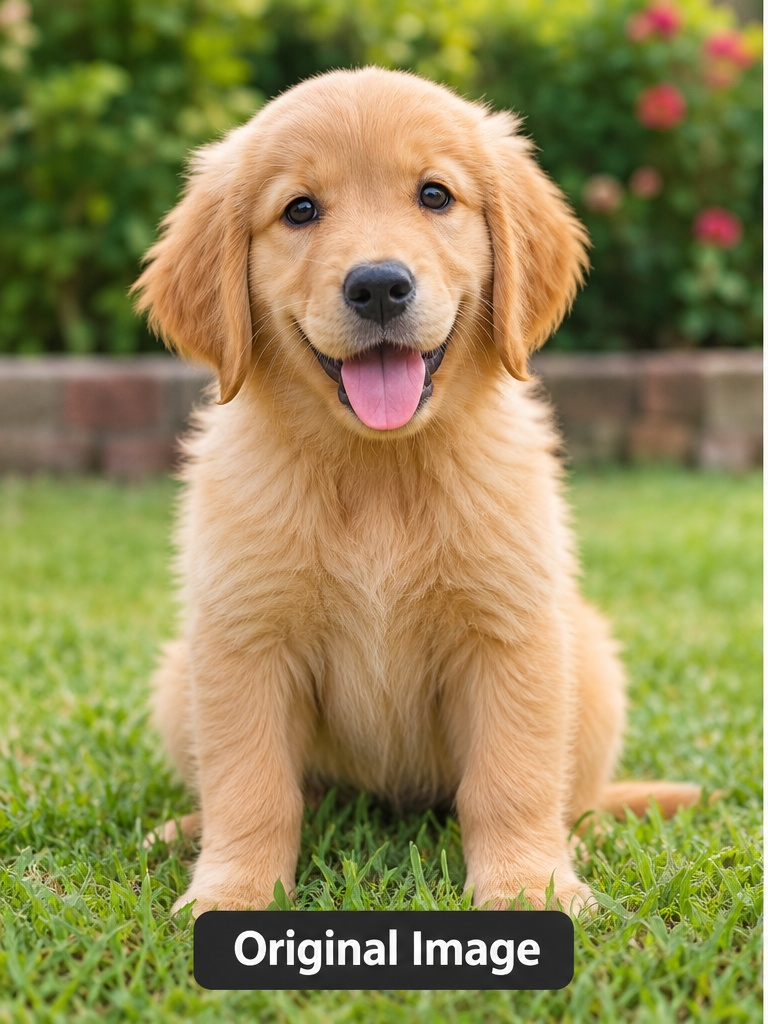
#> input picture Lab Experimets/Experiment 11/image.jpg, 768 x 1024 px
$ python experiment11.py
#> lines starting #> are read from the running program, lines starting #| are printed output that depends on the picture
import cv2

# Read the image
img = cv2.imread("image.jpg")
#> img is the input picture: shape (1024, 768, 3); mean B, G, R 83.9, 137.5, 146.4

if img is None:
    print("Error: Image not found!")
else:
    # Rotate the image 180 degrees
    rotated = cv2.rotate(img, cv2.ROTATE_180)
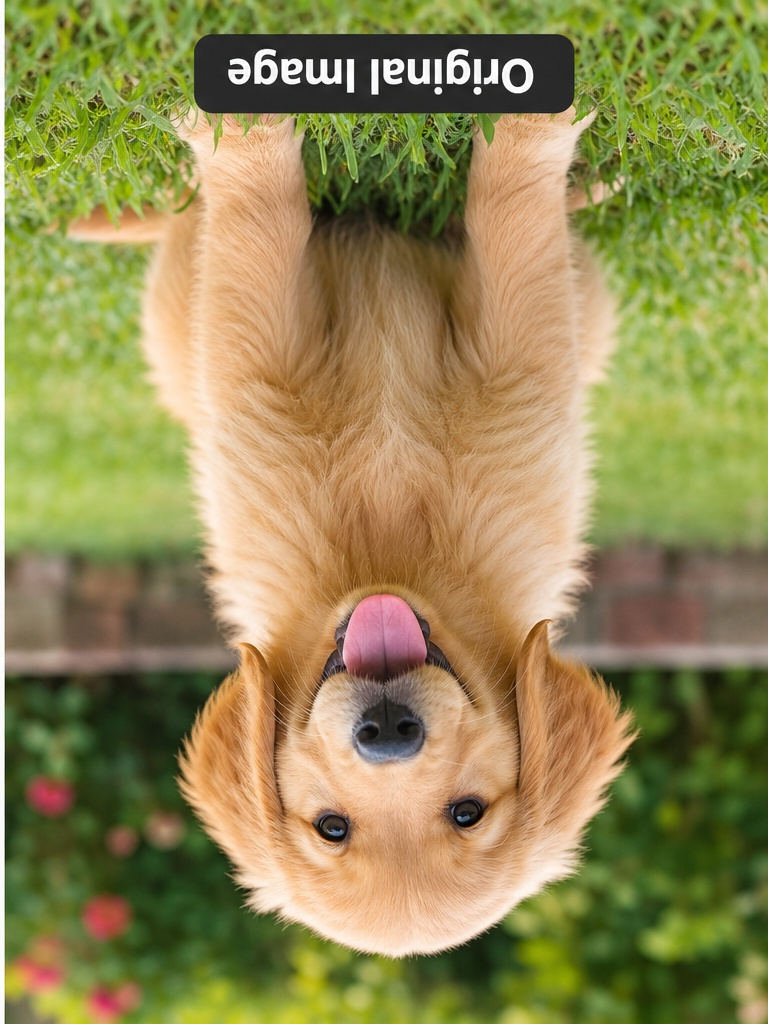
#> rotated: shape (1024, 768, 3); mean B, G, R 83.9, 137.5, 146.4

    # Display the images
    cv2.imshow("Original Image", img)
    cv2.imshow("Rotated Image - 180 Degrees", rotated)

    # Save the rotated image
    cv2.imwrite("rotated_180_image.jpg", rotated)

    print("Image rotated successfully!")

    cv2.waitKey(0)
    cv2.destroyAllWindows()
